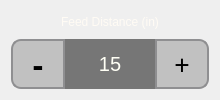
          <widget class="QFrame" name="feed_distance_frame">
           <property name="sizePolicy">
            <sizepolicy hsizetype="Preferred" vsizetype="Fixed">
             <horstretch>0</horstretch>
             <verstretch>0</verstretch>
            </sizepolicy>
           </property>
           <property name="styleSheet">
            <string notr="true">QLabel {
	font: 15pt &quot;Segoe UI&quot;;
	color: rgb(255, 251, 244);
}</string>
           </property>
           <property name="frameShape">
            <enum>QFrame::NoFrame</enum>
           </property>
           <property name="frameShadow">
            <enum>QFrame::Plain</enum>
           </property>
           <layout class="QVBoxLayout" name="verticalLayout_9">
            <item alignment="Qt::AlignHCenter">
             <widget class="QLabel" name="feed_distance_header">
              <property name="styleSheet">
               <string notr="true"/>
              </property>
              <property name="text">
               <string>Feed Distance (in)</string>
              </property>
             </widget>
            </item>
            <item alignment="Qt::AlignHCenter">
             <widget class="QWidget" name="feed_distance_widget" native="true">
              <property name="enabled">
               <bool>true</bool>
              </property>
              <property name="sizePolicy">
               <sizepolicy hsizetype="Fixed" vsizetype="Preferred">
                <horstretch>0</horstretch>
                <verstretch>0</verstretch>
               </sizepolicy>
              </property>
              <property name="styleSheet">
               <string notr="true"/>
              </property>
              <layout class="QHBoxLayout" name="horizontalLayout_7">
               <property name="spacing">
                <number>0</number>
               </property>
               <property name="sizeConstraint">
                <enum>QLayout::SetDefaultConstraint</enum>
               </property>
               <property name="leftMargin">
                <number>0</number>
               </property>
               <property name="topMargin">
                <number>0</number>
               </property>
               <property name="rightMargin">
                <number>0</number>
               </property>
               <property name="bottomMargin">
                <number>0</number>
               </property>
               <item>
                <widget class="QPushButton" name="feed_distance_dec_button">
                 <property name="sizePolicy">
                  <sizepolicy hsizetype="Fixed" vsizetype="Preferred">
                   <horstretch>0</horstretch>
                   <verstretch>0</verstretch>
                  </sizepolicy>
                 </property>
                 <property name="minimumSize">
                  <size>
                   <width>54</width>
                   <height>50</height>
                  </size>
                 </property>
                 <property name="maximumSize">
                  <size>
                   <width>50</width>
                   <height>50</height>
                  </size>
                 </property>
                 <property name="font">
                  <font>
                   <family>Rockwell Condensed</family>
                   <pointsize>24</pointsize>
                   <weight>75</weight>
                   <bold>true</bold>
                  </font>
                 </property>
                 <property name="focusPolicy">
                  <enum>Qt::NoFocus</enum>
                 </property>
                 <property name="contextMenuPolicy">
                  <enum>Qt::NoContextMenu</enum>
                 </property>
                 <property name="styleSheet">
                  <string notr="true">QPushButton {
    border: 2px solid #8f8f91;
	border-bottom-left-radius: 10px;
	border-top-left-radius: 10px; 
	background-color: rgb(193, 193, 193);
	min-width: 50px;
 }
QPushButton:pressed {
	border: 2px solid #8f8f91;
	border-bottom-left-radius: 10px;
	border-top-left-radius: 10px; 
	background-color: rgb(208, 208, 208);
	min-width: 50px;
}</string>
                 </property>
                 <property name="text">
                  <string>-</string>
                 </property>
                </widget>
               </item>
               <item>
                <widget class="QLabel" name="feed_distance">
                 <property name="sizePolicy">
                  <sizepolicy hsizetype="Fixed" vsizetype="Preferred">
                   <horstretch>0</horstretch>
                   <verstretch>0</verstretch>
                  </sizepolicy>
                 </property>
                 <property name="minimumSize">
                  <size>
                   <width>90</width>
                   <height>50</height>
                  </size>
                 </property>
                 <property name="maximumSize">
                  <size>
                   <width>16777215</width>
                   <height>50</height>
                  </size>
                 </property>
                 <property name="font">
                  <font>
                   <family>Segoe UI</family>
                   <pointsize>15</pointsize>
                   <weight>50</weight>
                   <italic>false</italic>
                   <bold>false</bold>
                  </font>
                 </property>
                 <property name="styleSheet">
                  <string notr="true">background-color: rgb(118, 118, 118);
color: rgb(255, 255, 245);
border-width: 0px;</string>
                 </property>
                 <property name="lineWidth">
                  <number>0</number>
                 </property>
                 <property name="text">
                  <string>15</string>
                 </property>
                 <property name="alignment">
                  <set>Qt::AlignCenter</set>
                 </property>
                </widget>
               </item>
               <item alignment="Qt::AlignVCenter">
                <widget class="QPushButton" name="feed_distance_inc_button">
                 <property name="sizePolicy">
                  <sizepolicy hsizetype="Fixed" vsizetype="Preferred">
                   <horstretch>0</horstretch>
                   <verstretch>0</verstretch>
                  </sizepolicy>
                 </property>
                 <property name="minimumSize">
                  <size>
                   <width>54</width>
                   <height>50</height>
                  </size>
                 </property>
                 <property name="maximumSize">
                  <size>
                   <width>50</width>
                   <height>50</height>
                  </size>
                 </property>
                 <property name="font">
                  <font>
                   <family>Rockwell Extra Bold</family>
                   <pointsize>20</pointsize>
                   <weight>50</weight>
                   <bold>false</bold>
                  </font>
                 </property>
                 <property name="focusPolicy">
                  <enum>Qt::NoFocus</enum>
                 </property>
                 <property name="contextMenuPolicy">
                  <enum>Qt::NoContextMenu</enum>
                 </property>
                 <property name="styleSheet">
                  <string notr="true">QPushButton {
    border: 2px solid #8f8f91;
	border-bottom-right-radius: 10px;
	border-top-right-radius: 10px; 
	background-color: rgb(193, 193, 193);
	min-width: 50px;
	text-align: center center;
 }
QPushButton:pressed {
	border: 2px solid #8f8f91;
	border-bottom-right-radius: 10px;
	border-top-right-radius: 10px; 
	background-color: rgb(208, 208, 208);
	min-width: 50px;
}</string>
                 </property>
                 <property name="text">
                  <string>+</string>
                 </property>
                </widget>
               </item>
              </layout>
             </widget>
            </item>
           </layout>
          </widget>
